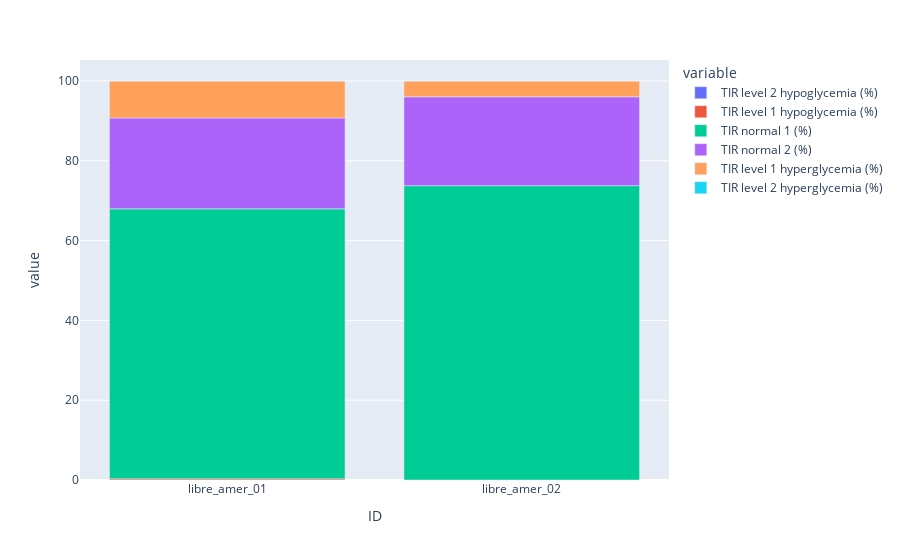

Notebook cell for this chart:
### Code cell
visualizations.tir_bargraph(libre_metrics)

### Figure 1 — Plotly figure (JSON) as saved in the notebook; plotly's stock layout.template omitted (floating-point values rounded to 4 significant figures)
{"data": [{"alignmentgroup": "True", "hovertemplate": "variable=TIR level 2 hypoglycemia (%)<br>ID=%{x}<br>value=%{y}<extra></extra>", "legendgroup": "TIR level 2 hypoglycemia (%)", "marker": {"color": "#636efa", "pattern": {"shape": ""}}, "name": "TIR level 2 hypoglycemia (%)", "offsetgroup": "TIR level 2 hypoglycemia (%)", "orientation": "v", "showlegend": true, "textposition": "auto", "type": "bar", "x": ["libre_amer_01", "libre_amer_02"], "xaxis": "x", "y": [0, 0], "yaxis": "y"}, {"alignmentgroup": "True", "hovertemplate": "variable=TIR level 1 hypoglycemia (%)<br>ID=%{x}<br>value=%{y}<extra></extra>", "legendgroup": "TIR level 1 hypoglycemia (%)", "marker": {"color": "#EF553B", "pattern": {"shape": ""}}, "name": "TIR level 1 hypoglycemia (%)", "offsetgroup": "TIR level 1 hypoglycemia (%)", "orientation": "v", "showlegend": true, "textposition": "auto", "type": "bar", "x": ["libre_amer_01", "libre_amer_02"], "xaxis": "x", "y": [0.3, 0], "yaxis": "y"}, {"alignmentgroup": "True", "hovertemplate": "variable=TIR normal 1 (%)<br>ID=%{x}<br>value=%{y}<extra></extra>", "legendgroup": "TIR normal 1 (%)", "marker": {"color": "#00cc96", "pattern": {"shape": ""}}, "name": "TIR normal 1 (%)", "offsetgroup": "TIR normal 1 (%)", "orientation": "v", "showlegend": true, "textposition": "auto", "type": "bar", "x": ["libre_amer_01", "libre_amer_02"], "xaxis": "x", "y": [67.66, 73.77], "yaxis": "y"}, {"alignmentgroup": "True", "hovertemplate": "variable=TIR normal 2 (%)<br>ID=%{x}<br>value=%{y}<extra></extra>", "legendgroup": "TIR normal 2 (%)", "marker": {"color": "#ab63fa", "pattern": {"shape": ""}}, "name": "TIR normal 2 (%)", "offsetgroup": "TIR normal 2 (%)", "orientation": "v", "showlegend": true, "textposition": "auto", "type": "bar", "x": ["libre_amer_01", "libre_amer_02"], "xaxis": "x", "y": [22.78, 22.27], "yaxis": "y"}, {"alignmentgroup": "True", "hovertemplate": "variable=TIR level 1 hyperglycemia (%)<br>ID=%{x}<br>value=%{y}<extra></extra>", "legendgroup": "TIR level 1 hyperglycemia (%)", "marker": {"color": "#FFA15A", "pattern": {"shape": ""}}, "name": "TIR level 1 hyperglycemia (%)", "offsetgroup": "TIR level 1 hyperglycemia (%)", "orientation": "v", "showlegend": true, "textposition": "auto", "type": "bar", "x": ["libre_amer_01", "libre_amer_02"], "xaxis": "x", "y": [9.26, 3.96], "yaxis": "y"}, {"alignmentgroup": "True", "hovertemplate": "variable=TIR level 2 hyperglycemia (%)<br>ID=%{x}<br>value=%{y}<extra></extra>", "legendgroup": "TIR level 2 hyperglycemia (%)", "marker": {"color": "#19d3f3", "pattern": {"shape": ""}}, "name": "TIR level 2 hyperglycemia (%)", "offsetgroup": "TIR level 2 hyperglycemia (%)", "orientation": "v", "showlegend": true, "textposition": "auto", "type": "bar", "x": ["libre_amer_01", "libre_amer_02"], "xaxis": "x", "y": [0, 0], "yaxis": "y"}], "layout": {"barmode": "relative", "legend": {"title": {"text": "variable"}, "tracegroupgap": 0}, "margin": {"t": 60}, "xaxis": {"anchor": "y", "domain": [0, 1], "title": {"text": "ID"}}, "yaxis": {"anchor": "x", "domain": [0, 1], "title": {"text": "value"}}}}
